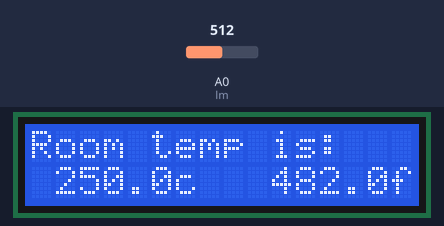
The sketch below on a simulated Arduino Uno, built with avr-gcc and run on an emulated ATmega328P. On the bench: 16×2 character LCD. The inputs (shaded band) are chosen by the test bench; at power-on: A0 (lm) = 512. What the sketch prints to the serial monitor is not drawn.

Above: at 2.1 s.
3.3 s: A0 (lm) set to 716
At 4.6 s:
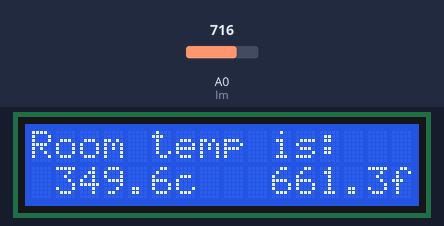
6.5 s: A0 (lm) set to 900
At 8.5 s:
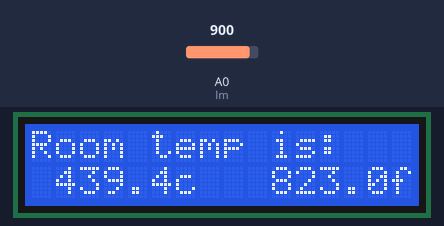
10.6 s: A0 (lm) set to 1023
At 12.5 s:
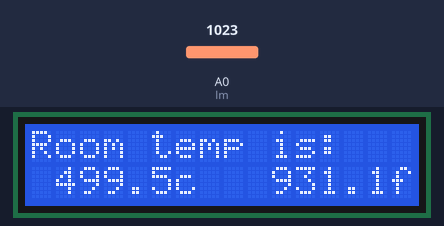
Timing chart, 0 to 14.0 s (numbered marks = the images above; inputs shaded):
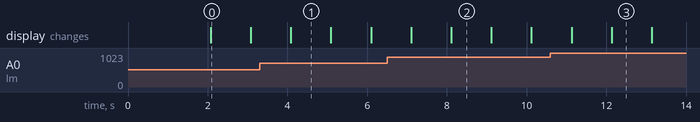

The sketch:

arduino_based_digital_thermometer_final_coding.ino
```cpp
                   //ARDUINO BASED DIGITAL THERMOMETER

#include<LiquidCrystal.h>
LiquidCrystal lcd(12,11,5,4,3,2);

char f,c;
long int lm=A0;
float value;
void setup() {
  lcd.begin(16,2);
  Serial.begin(9600);
    lcd.print("Hello Rig");
    lcd.setCursor(0,1);
    lcd.print("Good Evening");
    delay(2000);}

void loop() {
  value=analogRead(lm);
  float cent=(value*0.488281250);
    float farh=((1.8*cent)+32);
lcd.clear();

lcd.print("Room temp is:");
lcd.setCursor(1,1 );
lcd.print(cent);
lcd.setCursor(6,1);
lcd.print("c");
lcd.setCursor(10,1);
lcd.print(farh);
lcd.setCursor(15,1);
lcd.print("f");
Serial.print(cent);
Serial.print(farh);
delay(1000);
lcd.clear();
lcd.home();
delay(1000);
}
```

Measured:
- after the input at 3.3 s, the display: changes after 0.79 s (image 1)
- after the input at 6.5 s, the display: first differs from a run without the input after 1.6 s (image 2)
- after the input at 10.6 s, the display: first differs from a run without the input after 1.5 s (image 3)
- what the display in image 0 shows lasts 1.0 s, from 2.1 s to 3.1 s
